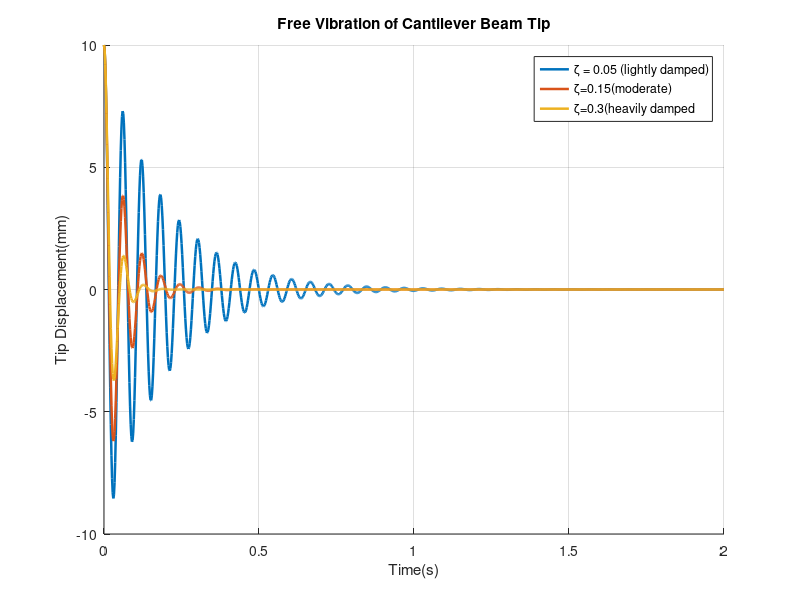
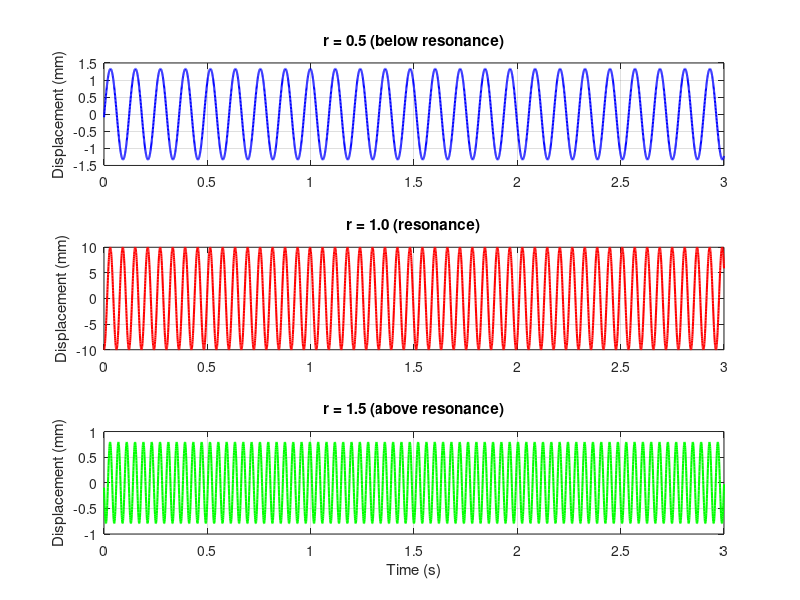

MATLAB code for these plots, in order: (Note: this script raises an error after producing the figures.)
% Define beam (steel, 50cm long, 2cm wide, 5mm thick)
E = 200e9;
rho = 7850;
L = 0.5;
b = 0.02;
h = 0.005;

% Calculate properties
I = (b * h^3) / 12;
A = b * h;
m_total = rho * A * L;

% Equivalent SDOF parameters
m_eq = 0.2357 * m_total;
k_eq = (3 * E * I) / L^3;

% Natural frequency
wn = sqrt(k_eq / m_eq);
fn = wn / (2 * pi);

fprintf('Stiffness k = %.2f N/m\n', k_eq)
fprintf('Equivalent mass m = %.4f kg\n', m_eq)
fprintf('Natural frequency = %.2f Hz\n', fn)

wn = 2*pi*16.55;
x0 = 0.01;
v0 = 0;

t = linspace(0,2,1000);

zeta_values = [0.05,0.15,0.30]
labels = {'\zeta = 0.05 (lightly damped)','\zeta=0.15(moderate)', '\zeta=0.3(heavily damped'};
figure; hold on;
for i = 1:3
    zeta = zeta_values(i);
    wd = wn*sqrt(1-zeta^2);

    A = x0;
    B = (v0 + zeta*wn*x0)/wd;

    x = exp(-zeta*wn*t).*(A*cos(wd*t)+ B*sin(wd*t));
    plot(t, x*1000, 'LineWidth',1.8,'DisplayName', labels{i});
    
end 
xlabel('Time(s)')
ylabel('Tip Displacement(mm)')
title('Free Vibration of Cantilever Beam Tip')
legend('Location','northeast')
grid on    

% Step 4: Time Domain Forced Response

wn = 2 * pi * 16.55;
zeta = 0.05;
F0 = 1;          % Force amplitude, 1 Newton
k = 1000;        % Stiffness from Step 1

t = linspace(0, 3, 5000);

omega_ratios = [0.5, 1.0, 1.5];
labels = {'r = 0.5 (below resonance)', 'r = 1.0 (resonance)', 'r = 1.5 (above resonance)'};
colors = {'b', 'r', 'g'};

figure;
for i = 1:3
    omega = omega_ratios(i) * wn;
    r = omega_ratios(i);

    DMF = 1 / sqrt((1 - r^2)^2 + (2*zeta*r)^2);
    X = (F0/k) * DMF;
    phi = atan2(2*zeta*r, 1 - r^2);

    x_ss = X * sin(omega*t - phi);

    subplot(3,1,i);
    plot(t, x_ss*1000, colors{i}, 'LineWidth', 1.5);
    ylabel('Displacement (mm)');
    title(labels{i});
    grid on;
end

xlabel('Time (s)');
sgtitle('Tip Displacement Under Forced Vibration');
